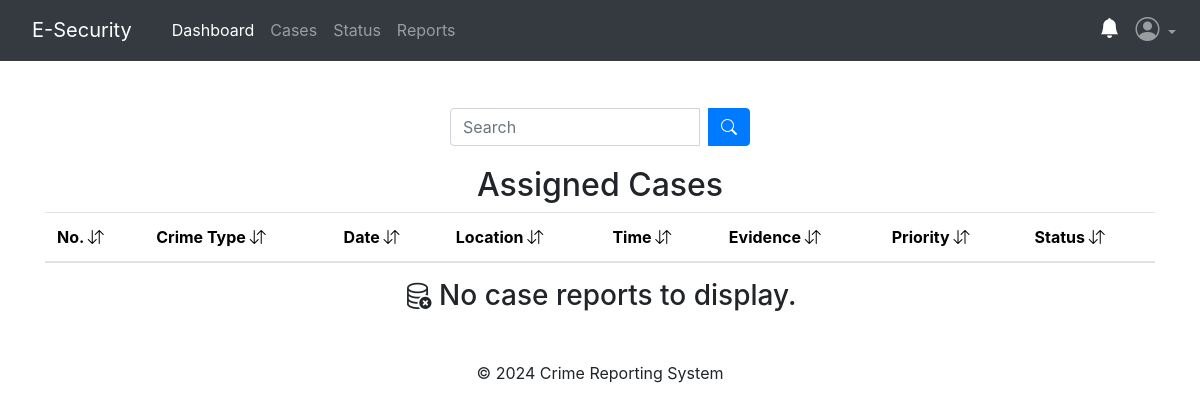
/officer/assigned-cases (signed in), run on an earlier commit of the app's database.
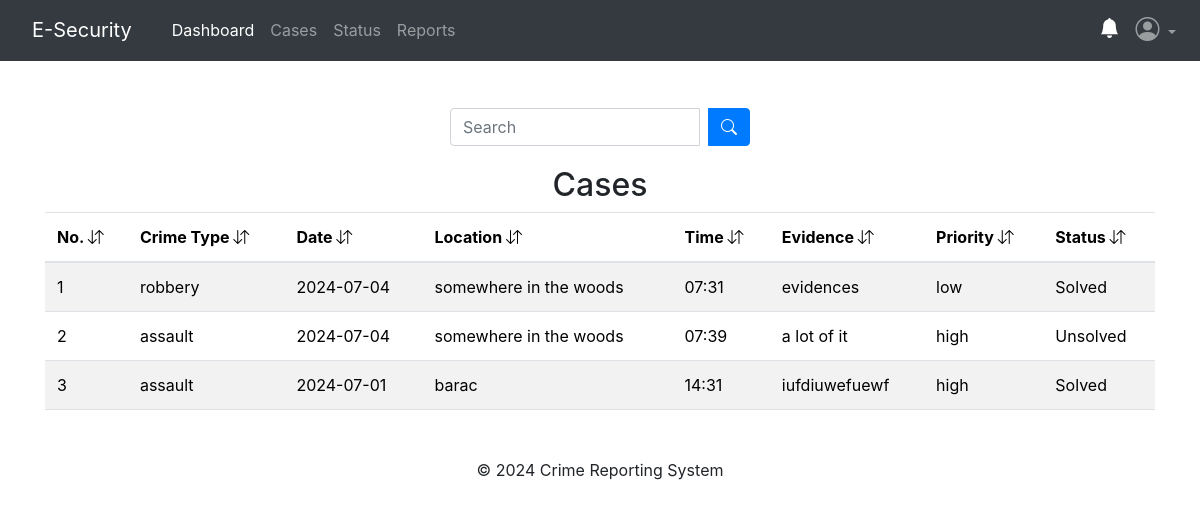
And on a later commit of the database.
### app/officers/models.py (models this page shows, shortened)
class CaseReport(db.Model, UserMixin):
    report_id = db.Column(db.Integer, primary_key=True)
    crime_type = db.Column(db.String(120), nullable=False)
    location = db.Column(db.String(40), nullable=False)
    date = db.Column(db.String(10), nullable=False)
    time = db.Column(db.String(10), nullable=False)
    description = db.Column(db.Text, nullable=False)
    evidence = db.Column(db.Text, nullable=False)
    urgency = db.Column(db.String(10), nullable=False)
    deadline = db.Column(db.String(20), nullable=True)
    status = db.Column(db.String(50), nullable=True)
    reports = db.Column(db.Text, nullable=True)
    created_at = db.Column(db.DateTime(timezone=True), default=datetime.utcnow)
    assigned_officer_id = db.Column(db.Integer, db.ForeignKey('officers.officer_id'))
    assigned_officer = db.relationship('Officers', back_populates='assignments')

### app/officers/routes.py (the view)
@officers.route('/officer/assigned-cases')
@officer_required
def assignedCase():
    officer_id = session['officer_id']
    search_assigned = request.args.get('search_assigned', '')
    try:
        if search_assigned:
            all_cases_assigned = CaseReport.query.filter(
                CaseReport.assigned_officer_id == officer_id
            ).filter(
                or_(
                CaseReport.crime_type.ilike(f'%{search_assigned}%') |
                CaseReport.location.ilike(f'%{search_assigned}%') |
                CaseReport.date.ilike(f'%{search_assigned}%') |
                CaseReport.time.ilike(f'%{search_assigned}%') |
                CaseReport.created_at.ilike(f'%{search_assigned}%') |
                CaseReport.status.ilike(f'%{search_assigned}%') |
                CaseReport.urgency.ilike(f'%{search_assigned}%')
                )
            ).all()
        else:
            all_cases_assigned = CaseReport.query.filter_by(assigned_officer_id=officer_id).all()
    except:
        current_app.logger.error("Database error:")
        flash("No report with the keyword.", "warning")
        return redirect(url_for('officers.assignedCase'))
    return render_template('officer/assigned-cases.html', all_cases_assigned=all_cases_assigned)

### app/officers/routes.py (called while the page is built)
def officer_required(f):
    @wraps(f)
    def decorated_function(*args, **kwargs):
        if not session.get('officer_id'):
            flash('You need to be logged in as an officer to access the page.', 'danger')
            return redirect(url_for('officers.officerLogin'))
        return f(*args, **kwargs)
    return decorated_function

### app/templates/officer/assigned-cases.html (shortened to what this page needs)
{% extends 'officer/master.html' %}
{% block content %}
<div class="container">
    <br>
    <form method="GET, POST" action="{{ url_for('officers.assignedCase') }}" class="search-form">
        <div class="input-group search-input">
            <input type="text" name="search_assigned" class="form-control" placeholder="Search">
            <div class="input-group-append ms-2">
                <button type="submit" class="btn btn-primary">
                    <i class="bi bi-search"></i>
                </button>
            </div>
        </div>
    </form>
{% if all_cases_assigned %}
  <table class="table table-striped table-hover">
    <h2 style="text-align: center;">Cases</h2>
    <thead>
        <tr>
            <th scope="col">No. <i class="bi bi-arrow-down-up"></i></th>
            <th scope="col">Crime Type <i class="bi bi-arrow-down-up"></i></th>
            <th scope="col">Date <i class="bi bi-arrow-down-up"></i></th>
            <th scope="col">Location <i class="bi bi-arrow-down-up"></i></th>
            <th scope="col">Time <i class="bi bi-arrow-down-up"></i></th>
            <th scope="col">Evidence <i class="bi bi-arrow-down-up"></i></th>
            <th scope="col">Priority <i class="bi bi-arrow-down-up"></i></th>
            <th scope="col">Status <i class="bi bi-arrow-down-up"></i></th>
        </tr>
    </thead>
    <tbody>
        {% for cases in all_cases_assigned %}
            <tr  onclick="caseDetails('{{ cases.report_id }}')" style="cursor: pointer;">
                <td>{{ loop.index }}</td>
                <td>{{ cases.crime_type }}</td>
                <td>{{ cases.date }}</td>
                <td>{{ cases.location }}</td>
                <td>{{ cases.time }}</td>
                <td>{{ cases.evidence }}</td>
                <td>{{ cases.urgency }}</td>
                <td>{{ cases.status }}</td>
            </tr>
        {% endfor %}
    </tbody>
  </table>
{% else %}
<table class="table table-striped table-hover">
    <h2 style="text-align: center;">Assigned Cases</h2>
    <thead>
        <tr>
          <th scope="col">No. <i class="bi bi-arrow-down-up"></i></th>
          <th scope="col">Crime Type <i class="bi bi-arrow-down-up"></i></th>
          <th scope="col">Date <i class="bi bi-arrow-down-up"></i></th>
          <th scope="col">Location <i class="bi bi-arrow-down-up"></i></th>
          <th scope="col">Time <i class="bi bi-arrow-down-up"></i></th>
          <th scope="col">Evidence <i class="bi bi-arrow-down-up"></i></th>
          <th scope="col">Priority <i class="bi bi-arrow-down-up"></i></th>
          <th scope="col">Status <i class="bi bi-arrow-down-up"></i></th>
        </tr>
    </thead>
</table>
<h3 style="text-align: center;"><i class="bi bi-database-x"></i> No case reports to display.</h3>
{% endif %}
{% endblock content %}

What changed in the data, as far as the page shows it:
now on this page (row edited): CaseReport: crime_type "robbery", date "2024-07-04", location "somewhere in the woods", time "07:31", evidence "evidences", urgency "low", status "Solved"
now on this page (row edited): CaseReport: crime_type "assault", date "2024-07-04", location "somewhere in the woods", time "07:39", evidence "a lot of it", urgency "high", status "Unsolved"
added CaseReport: crime_type "assault", date "2024-07-01", location "barac", time "14:31", evidence "iufdiuwefuewf", urgency "high", status "Solved"
Also different on the page:
text no longer shown: "Assigned Cases No case reports to display."
text now shown: "Cases"
